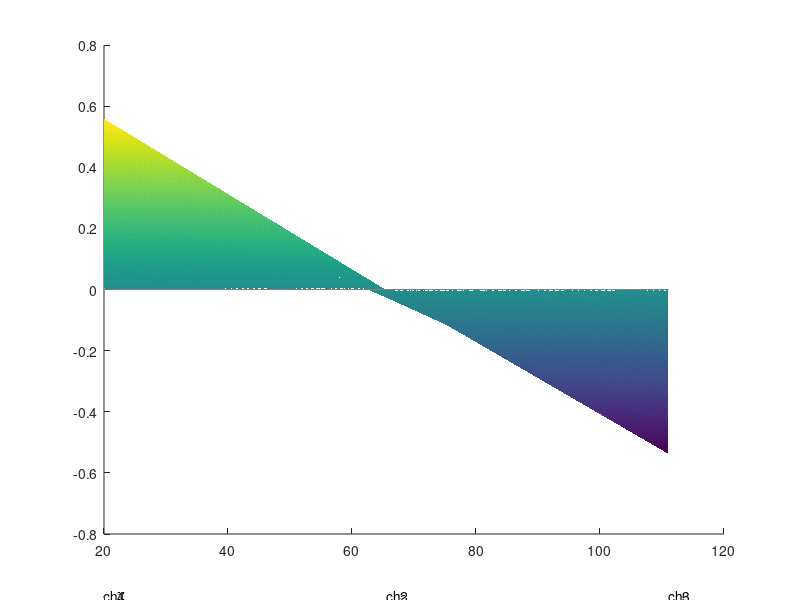

Source code (MATLAB): (Note: this script raises an error after producing the figure.)
function fig = plotModShape(shape, figTitle)
%PLOTMODSHAPE Plot the modale shape 
%   Detailed explanation goes here

interpExt = false;
printChanels = true;

%%

if nargin < 2
    figTitle = '';
end
if nargin < 1 % exemple
    shape = [1.0000, -0.0027, -0.9622, 0.6654, -0.0474, -0.7961, 0.4438, -0.0047, -0.0557];
    %shape = [1.0000, 0, 0, 0, 0, 0, 0, 0, 0];
    shape = shape / sqrt(shape * shape.');
end

%%

if size(shape, 1) > size(shape, 2)
    shape = transpose(shape);
end

if size(shape, 1) ~= 1 || size(shape, 2) ~= 9 || ~all(imag(shape) == 0)
    lastwarn('');
    fig = nan;
    return
end

maxAbsShape = max(abs(shape));

shape = reshape(shape, 3, 3).';

H = 150;
L = 131;

% sensors
Xch = [20, 65.5, 111; 20, 65.5, 111; 20, 65.5, 111];
Ych = [114.25, 114.25, 114.25; 75, 75, 75; 36.25, 36.25, 36.25];

nH = 100;
nL = 100;

% ground
X0 = [20, 65.5, 111];
Y0 = zeros(1, 3);
shape0 = zeros(1, 3);

% total shape points
X = [Xch; X0];
Y = [Ych; Y0];
shape = [shape; shape0];

if interpExt
    X = [X0; X];
    Y = [H*ones(1, 3); Y];
    shape = [shape(1,:); shape];
    X = [zeros(5, 1), X, L*ones(5, 1)];
    Y = [Y(:,1), Y, Y(:,end)];
    shape = [shape(:,1), shape, shape(:,end)];
end

% grid
x = linspace(20, 111, nL);
y = linspace(0, 114.25, nH);


if interpExt
    x = linspace(0, L, nL);
    y = linspace(0, H, nH);
end

[x, y] = meshgrid(x, y);

%% interpolation

shape2 = interp2(X, Y, shape, x, y);
% shape2 = interp2(X, Y, shape, x, y, 'makima'); %, 'spline'

%% affichage

fig = figure('Name', figTitle);
ax = axes(fig);
hold(ax, 'on');
plt = surf(ax, x, shape2, y, shape2, 'EdgeColor', 'none');

gray = 0.5;
xGrid = [20, 65.5, 111];
yGrid = [0, 36.25, 75, 114.25];
if interpExt
    xGrid = [0, 20, 65.5, 111, 131];
    yGrid = [0, 36.25, 75, 114.25, 150];
end
for x = xGrid
    plot3(ax, [x, x], [0, 0], [yGrid(1), yGrid(end)], 'Color', gray*[1 1 1]);
end
for y = yGrid
    plot3(ax, [xGrid(1), xGrid(end)], [0, 0], [y, y], 'Color', gray*[1 1 1]);
end

if printChanels
    xch = transpose(Xch);
    xch = xch(:);
    ych = transpose(Ych);
    ych = ych(:);
    for ch = 1:9
        text(ax, xch(ch), -1, ych(ch), ['ch', num2str(ch)]);
    end
end

load('mur silvia/customColorMap');

colormap(fig, customColorMap);
% colormap(fig, jet);
caxis(ax, [-maxAbsShape, maxAbsShape]);
colorbar(ax);

view(ax, 45, 20);

pbaspect(ax, [1 0.1 1]);
set(ax,'visible','off');

pos = get(fig, 'Position');
pos(3) = 380;
set(fig, 'Position', pos);

end

